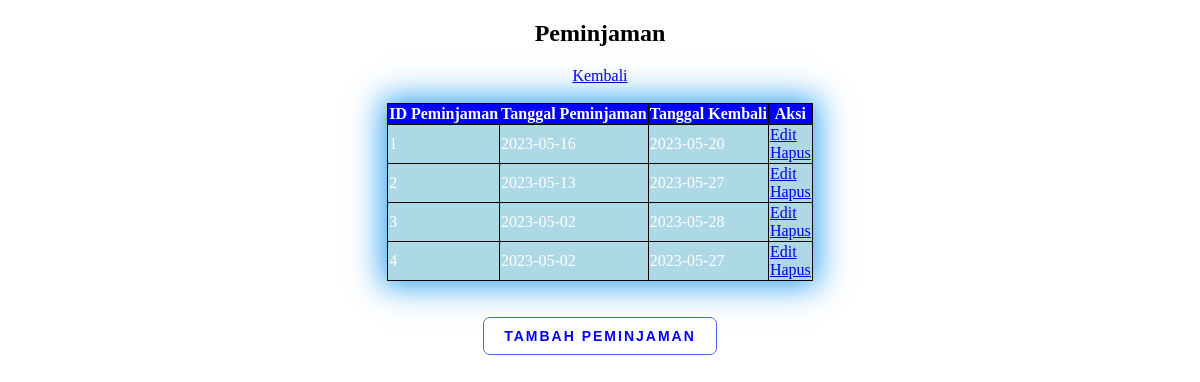
Screenshot of /peminjaman.php with the database file from the repository.
### tables this page shows
CREATE TABLE `peminjaman` (
  `id_peminjaman` int(11) NOT NULL,
  `tgl_pinjam` date NOT NULL,
  `tgl_kembali` date NOT NULL
);

### model.php (the view, shortened to what this page needs)
<?php
require('Koneksi.php');
function tampilPeminjaman()
{
    global $conn;
    $peminjaman = mysqli_query($conn, "SELECT * FROM peminjaman");
    foreach ($peminjaman as $pj) {
        echo "<tr>";
        echo "<td>" . $pj['id_peminjaman'] . "</td>";
        echo "<td>" . $pj['tgl_pinjam'] . "</td>";
        echo "<td>" . $pj['tgl_kembali'] . "</td>";
        echo "<td>" . "<a href =
'formpeminjaman.php?id_peminjaman=" . $pj['id_peminjaman'] . "'>Edit</a><br>";
        echo "<a href='Peminjaman.php?id_peminjaman=" . $pj['id_peminjaman']
            . "' onclick=\"return confirm('lanjut delete ?')\">Hapus</a> </td>";
        echo "</tr>";
    }
    echo "<a href='Index.php'>Kembali</a><br><br>";
}

### style2.css (style rules this page uses)
body { max-width: 900px; margin: auto; }
tr { border: black; }
td { background-color: lightblue; }

### rows the page displays
peminjaman: id_peminjaman "1", tgl_pinjam "2023-05-16", tgl_kembali "2023-05-20"
peminjaman: id_peminjaman "2", tgl_pinjam "2023-05-13", tgl_kembali "2023-05-27"
peminjaman: id_peminjaman "3", tgl_pinjam "2023-05-02", tgl_kembali "2023-05-28"
peminjaman: id_peminjaman "4", tgl_pinjam "2023-05-02", tgl_kembali "2023-05-27"
